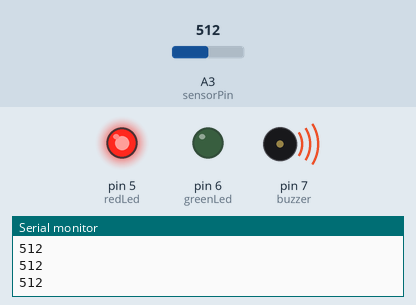
Recording of a sketch running on a simulated Arduino Uno, built with avr-gcc and run on an emulated ATmega328P. Parts: output pins drawn as LEDs (lit = HIGH), buzzer (waves = sounding), the last lines printed to the serial monitor. The test bench sets the inputs (shaded band); at power-on: A3 (sensorPin) = 512.

Above: at 4.2 s.
4.3 s: A3 (sensorPin) set to 215
5.8 s: A3 (sensorPin) set to 190
At 6.8 s:
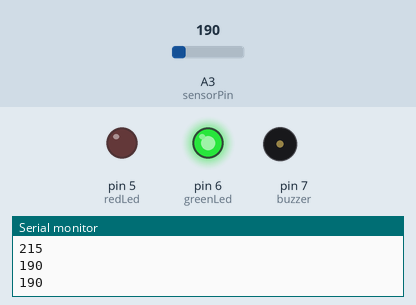
7.5 s: A3 (sensorPin) set to 210
At 8.0 s:
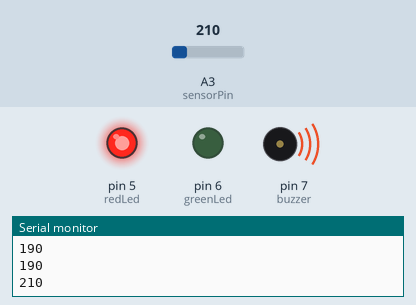
9.0 s: A3 (sensorPin) set to 122
At 10.4 s:
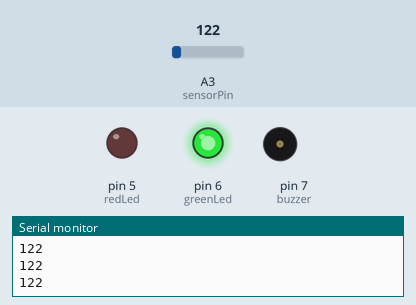
Timing chart, 0 to 11.5 s (numbered marks = the images above; inputs shaded):
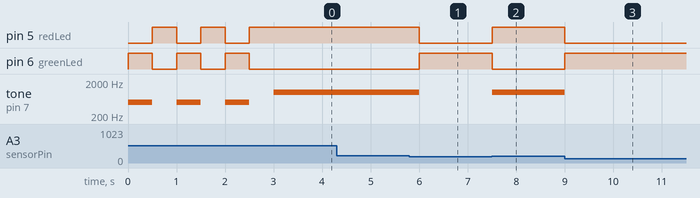

Measured:
- the behaviour switches between 201 and 200 on A3 (sensorPin) (found by bisection; images 0 and 1)
- after the input at 5.8 s, pin 5 (redLed): HIGH → LOW after 0.20 s; pin 6 (greenLed): LOW → HIGH after 0.20 s; tone on pin 7 (buzzer): 1000 Hz → silent after 0.20 s
- after the input at 7.5 s, pin 5 (redLed): LOW → HIGH at once; pin 6 (greenLed): HIGH → LOW at once; tone on pin 7 (buzzer): silent → 1000 Hz at once
- after the input at 9.0 s, pin 5 (redLed): HIGH → LOW at once; pin 6 (greenLed): LOW → HIGH at once; tone on pin 7 (buzzer): 1000 Hz → silent at once
- by itself, tone on pin 7 (buzzer): repeats every 1.0 s: silent 0.50 s, 500 Hz 0.50 s

The sketch:

LPG_Detector.ino
```cpp
/* LPG Leakage Detector With MQ - 6 Sensor

   GitHub URL - https://github.com/narayanvyas/IoT-workshop

   Components
   ----------
    - Arduino Uno R3
    - MQ-6 Sensor
    - Two LEDs
    - Two 220 Ohm Resistors
    - A Buzzer
    - PCB / Breadboard
    - Wires

   Connections
   -----------
        Break out          |     Arduino Uno
   --------------------------------------------
        MQ6 VCC            |        5V
        MQ6 GND            |        GND
        MQ6 Analog Pin     |        A2
        Red LED OUT        |        5
        Green LED OUT      |        6
        Buzzer GND         |        GND
        Buzzer OUT         |        7

     Also connect LEDs two 220 Ohm Resistors.

         ----/\/\/\/\----(LED |)----GND
*/

/* Method Documentation

  setup - The setup() function is called when a sketch starts. Use it to initialize variables, pin modes, start using libraries, etc.
          The setup() function will only run once, after each powerup or reset of the Arduino board.

  loop - After creating a setup() function, which initializes and sets the initial values, the loop() function does precisely what its name suggests, and loops consecutively, allowing your program to change and respond.

  Serial.begin(9600) - Sets the data rate in bits per second (baud) for serial data transmission, default is 9600

  Serial.print - Prints data to serial monitor

  Serial.println - Prints data to serial monitor on next line

  pinMode - Configures the specified pin to behave either as an input or an output. It takes two arguments
            First arguments tells the name of pin, and second argument tells the type of pin, either INPUT or OUTPUT

  digitalWrite - Write a HIGH or a LOW value to a digital pin. It takes two arguments
                 First arguments tells the name of pin, and second argument tells the state of pin, either HIGH or LOW

  analogWrite - Writes an analog value to a pin. It takes only one argument which is name of pin.

  digitalRead - Reads the value from a specified digital pin, either HIGH or LOW. It takes only one argument which is name of pin.

  analogRead - Reads the value from the specified analog pin. It takes only one argument which is name of pin.

  tone - Generates a square wave of the specified frequency (and 50% duty cycle) on a pin. A duration can be specified, otherwise the wave continues until a call to noTone(). The pin can be connected to a piezo buzzer or other speaker to play tones.
         syntax 1 - tone(pin, frequency)
         syntax 2 - tone(pin, frequency, duration)
  noTone - Stops the generation of a square wave triggered by tone(). Has no effect if no tone is being generated.
           It takes only one argument which is name

  delay - Pauses the program for the amount of time (in milliseconds) specified as parameter. (There are 1000 milliseconds in a second.)
*/

// Global Varibales
int buzzer = 7;
int sensorPin = A3;  // Variable to control Gas Sensor (MQ 6 - Data will be received in Analog Form)
int redLed = 5;
int greenLed = 6;
int sensorValue;

void setup() {
  Serial.begin(9600);  // Initializing Serial Monitor

  // Setting up pin modes
  pinMode(sensorPin, INPUT); // Setting sensor as Input Device
  pinMode(buzzer, OUTPUT);  // Setting buzzer as Output Device
  pinMode(redLed, OUTPUT);
  pinMode(greenLed, OUTPUT);

  lightShow();  // Calling the lightshow method, which will turn leds on and off while starting the device
}

void loop() {
  sensorValue = analogRead(sensorPin);  // Reading the sensor value
  Serial.println(sensorValue);  // Printing the sensor value to Serial Monnitor

  if (sensorValue > 200) {
    tone(buzzer, 1000); // Turning Buzzer on with frequency of 1000
    digitalWrite(redLed, HIGH); // Turning LED On
    digitalWrite(greenLed, LOW);  // Turning LED Off
  }
  else {
    noTone(buzzer); // Turning off the Buzzer
    digitalWrite(redLed, LOW);
    digitalWrite(greenLed, HIGH);
  }
  delay(500);
}

void lightShow() {
  digitalWrite(redLed, LOW);
  digitalWrite(greenLed, HIGH);
  tone(buzzer, 500);
  delay(500); // Delay of 1/2 Second
  digitalWrite(redLed, HIGH);
  digitalWrite(greenLed, LOW);
  noTone(buzzer);
  delay(500);
  digitalWrite(redLed, LOW);
  digitalWrite(greenLed, HIGH);
  tone(buzzer, 500);
  delay(500);
  digitalWrite(redLed, HIGH);
  digitalWrite(greenLed, LOW);
  noTone(buzzer);
  delay(500);
  digitalWrite(redLed, LOW);
  digitalWrite(greenLed, HIGH);
  tone(buzzer, 500);
  delay(500);
  digitalWrite(redLed, HIGH);
  digitalWrite(greenLed, LOW);
  noTone(buzzer);
  delay(500);
}
```
